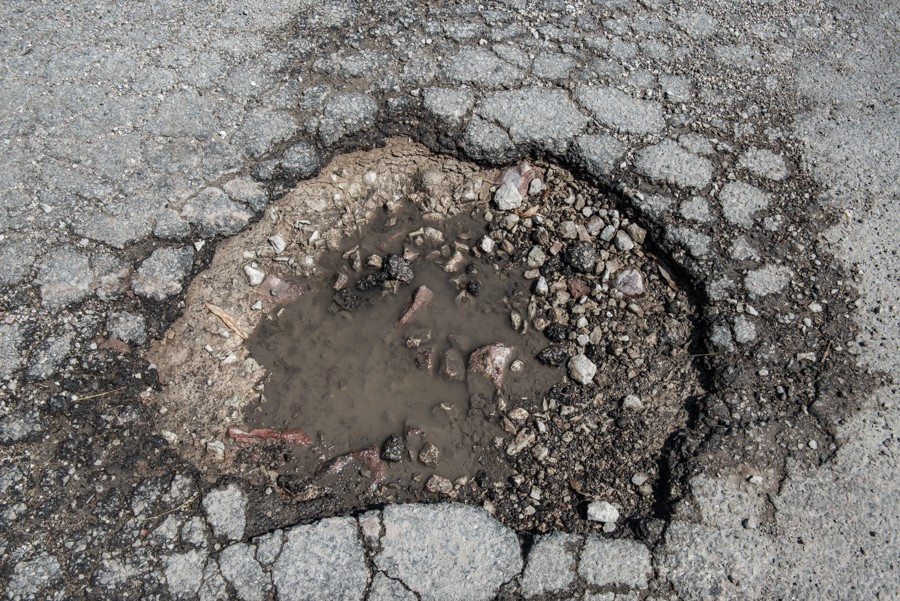
//> input picture OpenCVSetup/target.jpg, 900 x 601 px
$ ./Source   (built with g++ and OpenCV 4)
//> lines starting //> are read from the running program, lines starting //| are printed output that depends on the picture; after the words box and inside, x2 and y2 are one past the last pixel; in counts of white or black regions, pixels touching at a corner belong together

#include <opencv2/imgcodecs.hpp>
#include <opencv2/highgui.hpp>
#include <opencv2/imgproc/imgproc.hpp>
#include<iostream>

double GetNormalizedHeight(double Y1, double Y2);
double GetNormalizedLength(double X1, double X2);

double ImageHeight = 0.0, ImageLength = 0.0;
double VerticalScaling=1.0, HorizontalScaling=1.0;

int main()
{
	// Required Variables
	double Length = 0.0, Height = 0.0, Radius = 0.0, Volume = 0.0, Area = 0.0, X1 = 0.0, X2 = 0.0, Y1 = 0.0, Y2 = 0.0;

	// Importing File with its Dimensions
	cv::Mat target = cv::imread("target.jpg");
//> target is the input picture: 601 rows x 900 cols, CV_8UC3; mean B, G, R 115, 118.2, 121.7
	ImageHeight = target.size().height;
//> ImageHeight = 601
	ImageLength = target.size().width;
//> ImageLength = 900

	// Intermediate Processing Windows
	cv::Mat MedianBlurred; cv::Mat DThreshed; cv::Mat SplitChannels[3]; cv::Mat WithRect;

	// Color Space Switch
	cv::cvtColor(target, target, cv::COLOR_BGR2HSV);
//> target: 601 rows x 900 cols, CV_8UC3; mean H, S, V 42.6, 23.3, 122.7

	// Splitting of three channels
	cv::split(target, SplitChannels);
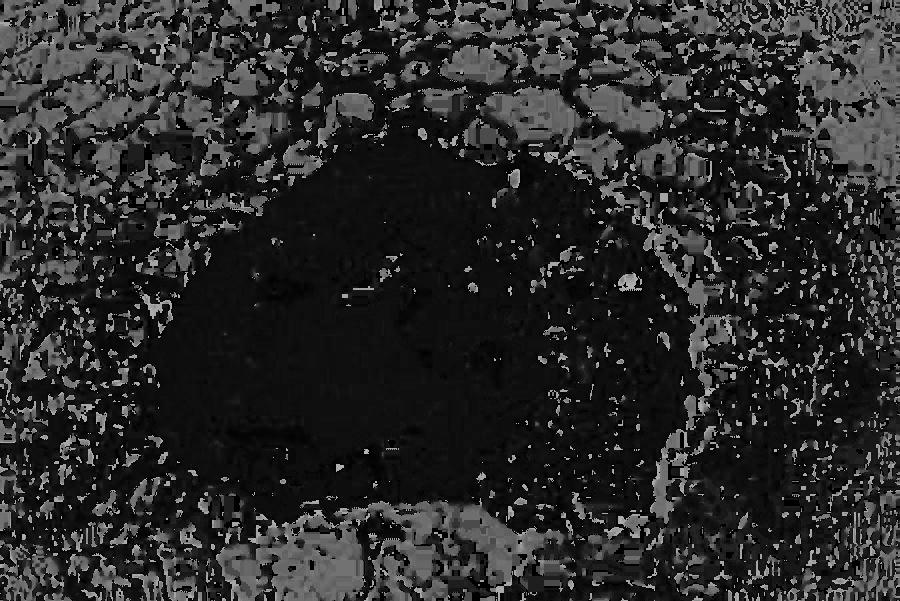
//> SplitChannels[0]: 601 rows x 900 cols, CV_8UC1; min 0, max 179, mean 42.6
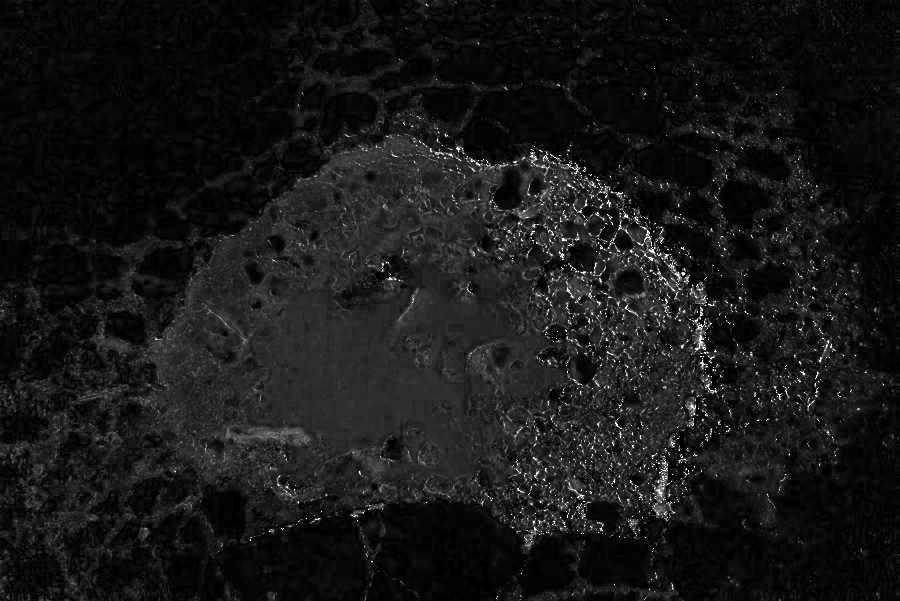
//> SplitChannels[1]: 601 rows x 900 cols, CV_8UC1; min 0, max 255, mean 23.3
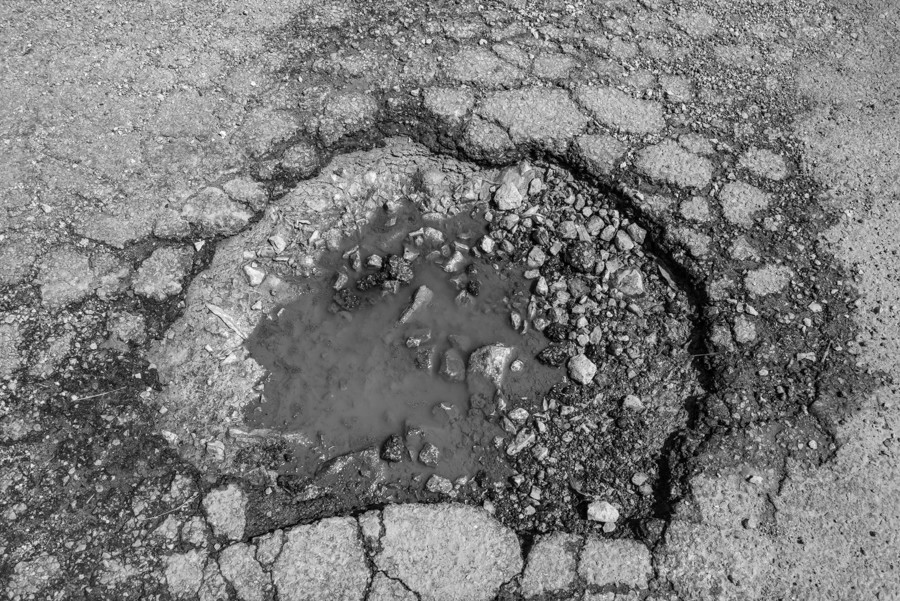
//> SplitChannels[2]: 601 rows x 900 cols, CV_8UC1; min 0, max 255, mean 122.7

	// Storing the three seperate channels in three windows
	cv::imshow("Hue", SplitChannels[0]);
	cv::imshow("Sat", SplitChannels[1]);
	cv::imshow("Val", SplitChannels[2]);
	cv::imshow("Output", target);
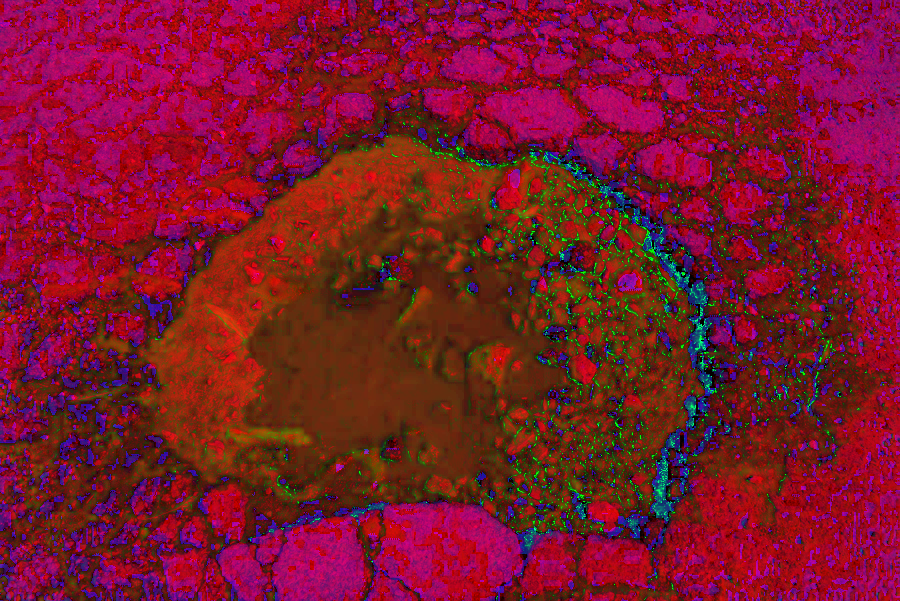
//> window 'Output': 601 rows x 900 cols, CV_8UC3; mean B, G, R 42.6, 23.3, 122.7

	// Performing Median Blur on the best available channel
	cv::medianBlur(SplitChannels[1], MedianBlurred, 11);
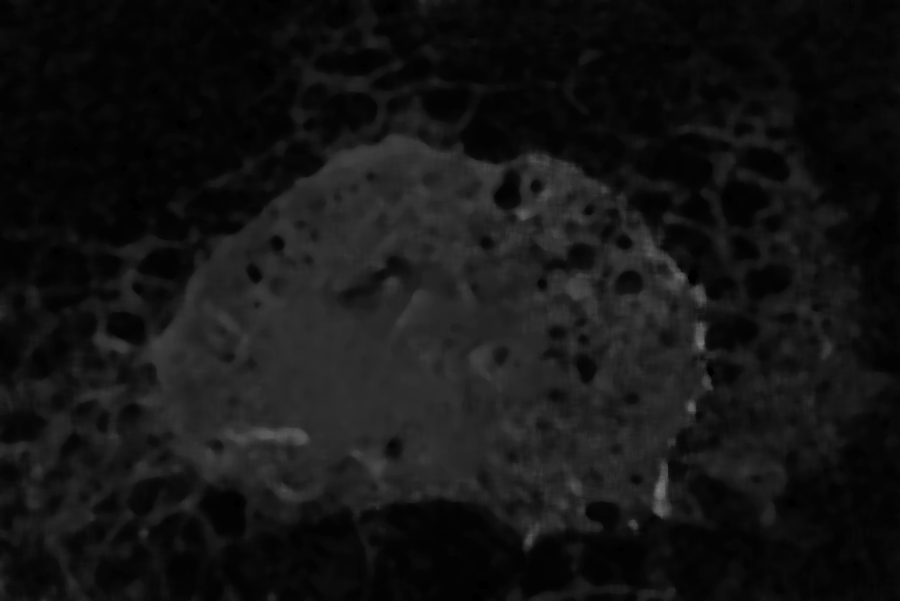
//> MedianBlurred: 601 rows x 900 cols, CV_8UC1; min 0, max 128, mean 20.4
	cv::imshow("MedBlur", MedianBlurred);

	// Performing Double Thresholding on Blurred Image
	cv::inRange(MedianBlurred, cv::Scalar(35), cv::Scalar(255), DThreshed);
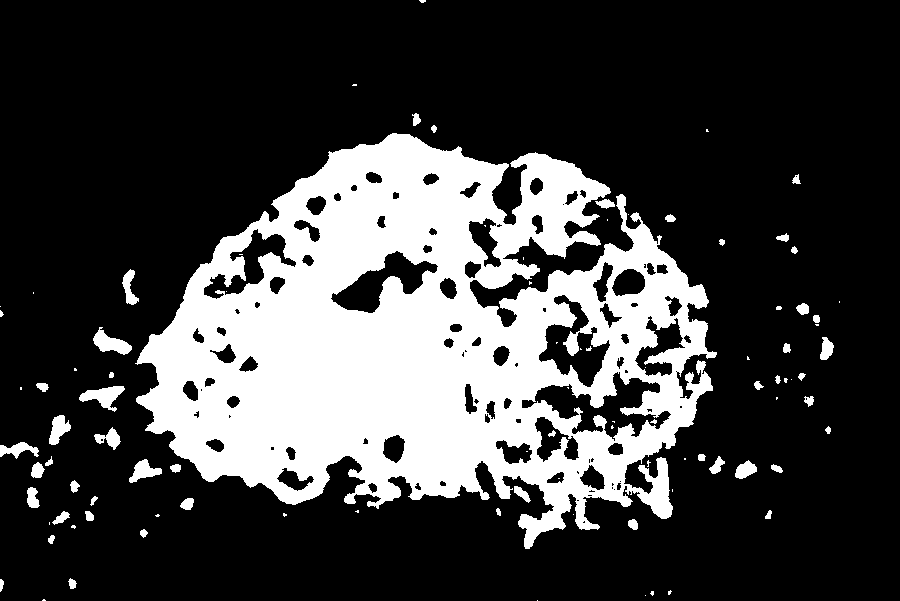
//> DThreshed: 601 rows x 900 cols, CV_8UC1; 25.2% white; 95 white regions (44 under 20 px)
	cv::imshow("Dthresh", DThreshed);

	//Copying
	DThreshed.copyTo(WithRect);

	// To store the objects detected
	std::vector<std::vector<cv::Point>> Countours;

	// Finding Contours
	cv::findContours(DThreshed, Countours, cv::RETR_EXTERNAL, cv::CHAIN_APPROX_SIMPLE);
//> Countours = 81 contours, 35 with area under 20; largest, box (x1, y1, x2, y2) and area: (135, 133, 717, 549) 150706, (79, 386, 125, 412) 514, (93, 327, 132, 355) 482, (129, 459, 162, 483) 344, (49, 415, 71, 445) 342

	// Stores the Rectangle Parameters for each object detection iteration
	cv::Rect BoundRect;

	// Finding objects
	for (size_t i = 0; i < Countours.size(); i++)
	{
		// Drawing Rectangles
		BoundRect = cv::boundingRect(Countours[i]);
		cv::rectangle(WithRect, BoundRect.tl(), BoundRect.br(), (255, 255, 255), 1);

		// Storing Required Parameters of the largest Rectangle(Pothole)
		if (BoundRect.area() > Area)
		{
			Area = BoundRect.area();
			Length = BoundRect.width;
			Height = BoundRect.height;
			X1 = BoundRect.tl().x;
			Y1 = BoundRect.tl().y;
			X2 = BoundRect.br().x;
			Y2 = BoundRect.br().y;
		}
	}
//> this loop made 81 passes
//> (BoundRect, Area, Length, Height, X1, Y1, X2, Y2) on passes 4, 6, 7, 12, 17, 24, 25, 30, 32, 44: (Rect(650, 591, 4, 5), 20, 4, 5, 650, 591, 654, 596), (Rect(0, 579, 4, 13), 52, 4, 13, 0, 579, 4, 592), (Rect(68, 578, 9, 11), 99, 9, 11, 68, 578, 77, 589), (Rect(628, 519, 10, 11), 110, 10, 11, 628, 519, 638, 530), (Rect(52, 511, 18, 14), 252, 18, 14, 52, 511, 70, 525), (Rect(27, 487, 13, 21), 273, 13, 21, 27, 487, 40, 508), (Rect(514, 486, 17, 17), 289, 17, 17, 514, 486, 531, 503), (Rect(735, 460, 22, 19), 418, 22, 19, 735, 460, 757, 479), (Rect(129, 459, 33, 24), 792, 33, 24, 129, 459, 162, 483), (Rect(79, 386, 46, 26), 1196, 46, 26, 79, 386, 125, 412)
//> BoundRect on passes 3, 5, 8, 9, 10, 11: Rect(645, 595, 1, 1), Rect(668, 590, 4, 5), Rect(48, 535, 7, 9), Rect(140, 529, 8, 9), Rect(71, 525, 5, 4), Rect(49, 522, 1, 3)
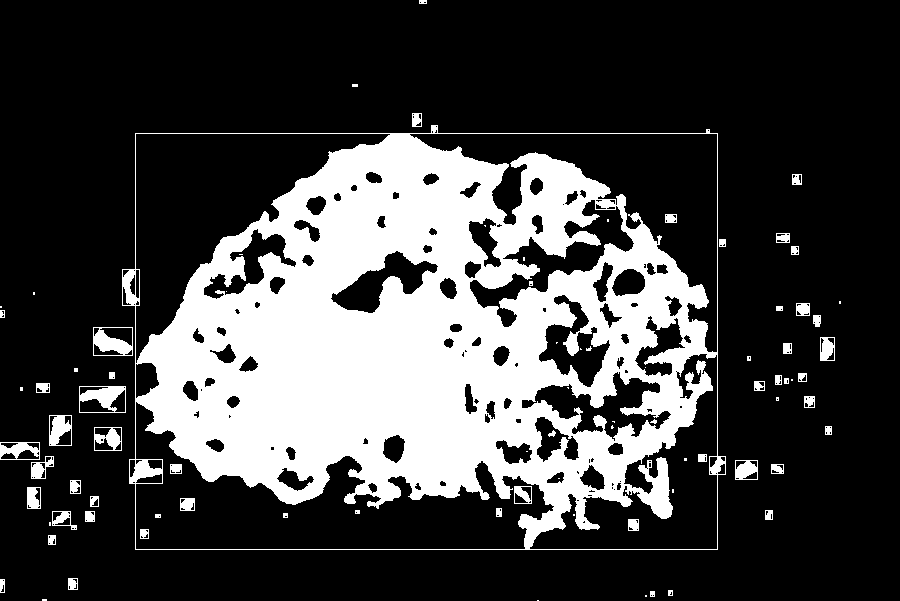
//> WithRect: 601 rows x 900 cols, CV_8UC1; 26% white; 84 white regions (32 under 20 px), largest, box (x1, y1, x2, y2) and area: (122, 125, 726, 550) 133497, (79, 386, 126, 413) 704, (93, 327, 133, 356) 659
//> after the loop, Area = 242112; Length = 582; Height = 416; X1 = 135; Y1 = 133; X2 = 717; Y2 = 549

	//Displaying dimensions of the Rectangle before Scaling
	printf("\n \n Height: %f", Height);
//|  Height: 416.000000
	printf("\n Length: %f", Length);
//|  Length: 582.000000
	printf("\n \n");
	printf("\n X1: %f", X1);
//|  X1: 135.000000
	printf("\n X2: %f", X2);
//|  X2: 717.000000
	printf("\n Y1: %f", Y1);
//|  Y1: 133.000000
	printf("\n Y2: %f", Y2);
//|  Y2: 549.000000

	// Displaying the window with the Pothole outlined by the rectangle
	cv::imshow("Countours", WithRect);

	// Scaling the Rectangle
	Length = GetNormalizedLength(X1, X2);
//> in GetNormalizedLength, `LeftRatio = abs((ImageLength / 2 - X1)) / (ImageLength / 2);`: LeftRatio = 0.7
//> in GetNormalizedLength, `RightRatio = abs((ImageLength / 2 - X2)) / (ImageLength / 2);`: RightRatio = 0.593
//> in GetNormalizedLength, `X1 = X1 * LeftRatio * HorizontalScaling;`: X1 = 94.5
//> in GetNormalizedLength, `X2 = X2 * RightRatio * HorizontalScaling;`: X2 = 425.4
//> in GetNormalizedLength, `Norm = X2 - X1;`: Norm = 330.9
//> Length = 330.9
	Height = GetNormalizedHeight(Y1, Y2);
//> in GetNormalizedHeight, `LowerRatio = Y1 / ImageHeight;`: LowerRatio = 0.221
//> in GetNormalizedHeight, `UpperRatio = Y2 / ImageHeight;`: UpperRatio = 0.913
//> in GetNormalizedHeight, `Y1 = Y1 * LowerRatio * VerticalScaling;`: Y1 = 29.43
//> in GetNormalizedHeight, `Y2 = Y2 * UpperRatio * VerticalScaling;`: Y2 = 501.5
//> in GetNormalizedHeight, `Norm = Y2 - Y1;`: Norm = 472.1
//> Height = 472.1

	// Calculating the Volume
	Radius = Length > Height ? Length : Height;
//> Radius = 472.1
	Radius = Radius / 2;
//> Radius = 236
	Volume = 2.0 / 3.0 * 22.0 / 7.0 * Radius * Radius * Radius;
//> Volume = 27551997.8

	// Displaying the Volume
	printf("\n \n Volume: %f", Volume);
//|  Volume: 27551997.768673

	// Prevents the display windows from closing after execution
	cv::waitKey(0);
}

double GetNormalizedHeight(double Y1, double Y2)
{
	double Norm = 0.0, LowerRatio = 0.0, UpperRatio = 0.0;;

	LowerRatio = Y1 / ImageHeight;
	UpperRatio = Y2 / ImageHeight;

	Y1 = Y1 * LowerRatio * VerticalScaling;
	Y2 = Y2 * UpperRatio * VerticalScaling;
	Norm = Y2 - Y1;

	return Norm;
}
double GetNormalizedLength(double X1, double X2)
{
	double Norm = 0.0, LeftRatio = 0.0, RightRatio = 0.0;

	LeftRatio = abs((ImageLength / 2 - X1)) / (ImageLength / 2);
	RightRatio = abs((ImageLength / 2 - X2)) / (ImageLength / 2);

	X1 = X1 * LeftRatio * HorizontalScaling;
	X2 = X2 * RightRatio * HorizontalScaling;
	Norm = X2 - X1;

	return Norm;
}
